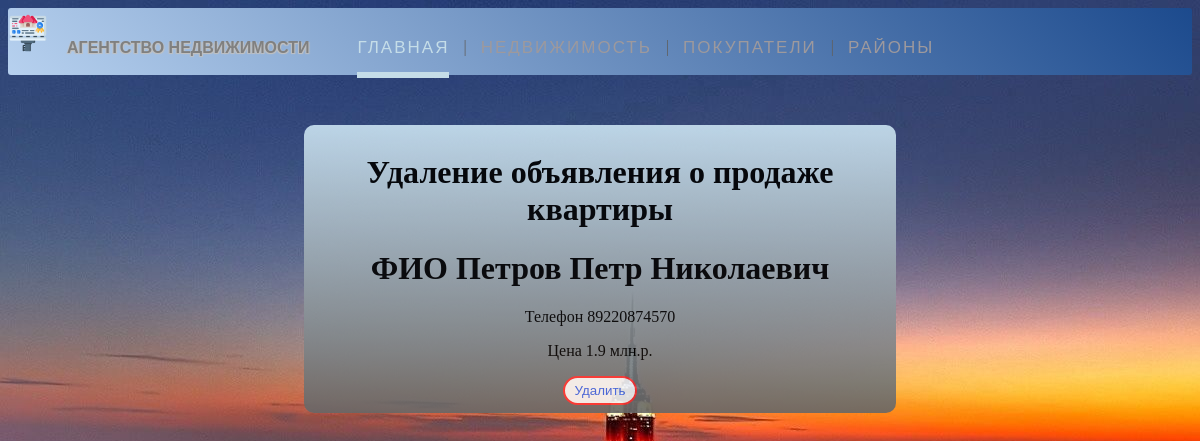
Screenshot of /sellers/5/del_seller with the database file from the repository.
### webApp/models.py (models this page shows, shortened)
class Sellers(models.Model):
    id = models.AutoField('id', primary_key=True)
    fio = models.CharField('ФИО', max_length=50)
    phone = models.CharField('Номер телефона', max_length=12)
    id_district = models.IntegerField('Район')
    number_floors = models.IntegerField('Количество этажей')
    number_sell_floor = models.IntegerField('номер этажа')
    area = models.FloatField('Площадь')
    price = models.FloatField('Цена')
    class Meta:
        verbose_name = 'Продавец'
        verbose_name_plural = 'Продавецы'

### webApp/views.py (the view)
# urls.py: path('sellers/<int:pk>/del_seller', views.DelSeller.as_view(), name='del-seller')
class DelSeller(DeleteView):
    model = Sellers
    success_url = '/sellers'
    template_name = 'webApp/del_sellers.html'
    context_object_name = 'seller'

### webApp/templates/webApp/del_sellers.html (shortened to what this page needs)
{% extends 'webApp/base.html' %}
{% block content %}
    <div class="details-seller">
        <h1>Удаление объявления о продаже квартиры</h1>
        <h1>ФИО {{ seller.fio }}</h1>
        <p>Телефон {{ seller.phone }}</p>
        <p>Цена {{ seller.price }}  млн.р.</p>
        <form method="POST">
            <button class="btn-del-seller" type="submit">Удалить</button>
        </form>
    </div>
{% endblock %}

### webApp/static/css/style_base.css (style rules this page uses)
body { background-image: url("../src/fon.jpg"); }

### webApp/static/css/style_details_sellers.css (style rules this page uses)
.details-seller { background: linear-gradient(180deg, #cbe4f3 0%, #676767 100%); align-content: center; align-items: center; text-align: center; border-radius: 10px; padding: 8px; opacity: 0.9; margin-top: 50px; margin-left: 25%; margin-right: 25%; }
.btn-del-seller { border: 2px solid rgba(252, 4, 4, 0.8); align-content: center; align-items: center; text-align: right; background-color: whitesmoke; border-radius: 20px 20px 20px 20px; padding: 5px 10px; text-decoration: none; color: #3c64e5; }

### rows the page displays
Sellers: fio "Петров Петр Николаевич", phone "89220874570", price "1.9"
